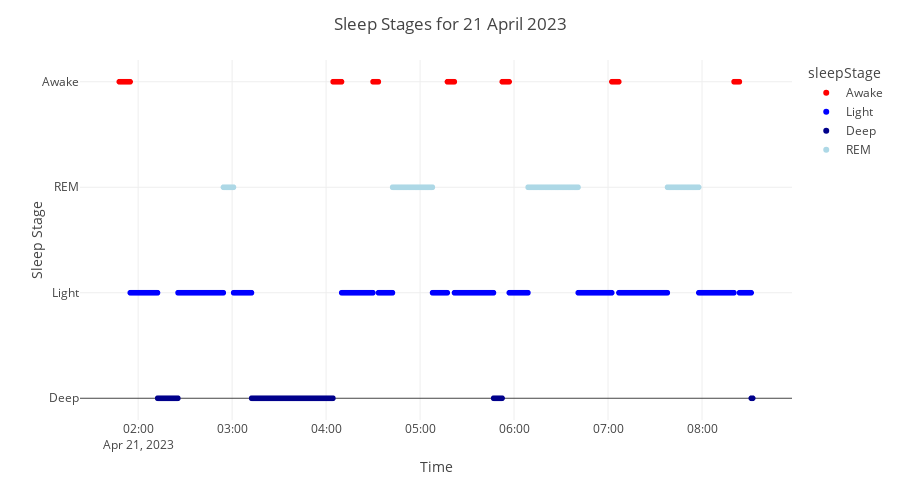

The notebook cell saved with this chart:
### Code cell
def get_sleep_start_end(dates):
    """ 
    Input:
        > dates <list>: Contains the dates for which we want to gather data.

    Returns a list of dictionaries, where each dictionary contains the sleep start and end time
    for the given date.
    """

    dTypes = ['sleep-startTime', 'sleep-endTime']
    sleepStartEnd_list = []
    for date in dates:
        sleepStartEnd = {}
        sleepStartEnd["date"] = date
        for dType in dTypes:

            query_result = load_data(dType=dType, date=date)
            query_sample_data = query_result[0]['data']
            
            sleepStartEnd[dType] = query_sample_data['value']
        
        sleepStartEnd_list.append(sleepStartEnd)

    return sleepStartEnd_list

def expand_time_series(query_result, step=10):
    """ 
    Inputs:
        - query_result: The result of querying the MongoDB to get the data we want.
        - step <int>: 
    Since the query_result contains information in the form 
    (<time the sleep level was entered>, <sleep level>, <duration in the sleep level (sec)>)
    we use this information to get a proper time series of the form (<dateTime>, <sleep level>).
    The expansion takes place so that for each stage, we add a point every step seconds.
    """

    # Construct sleep level time series
    sleepLevelTimeSeries = []
    for doc in query_result:
        docData = doc['data']
        # Sleep level
        level = docData['level']
        # Datetime when level was initially entered
        dateTime = docData['dateTime']
        # Total seconds spent in level
        totalSecInLevel = docData['value']
        # Create new point every sec seconds
        step = 10
        # Number of points that will be added in the time series
        nTimePeriods = int(totalSecInLevel/step) - 1

        # First element is zero so that the first value is the datetime when level
        # was initially entered (i.e. dateTime)
        timePeriods = [0] + [step]*(nTimePeriods)
        for sec in timePeriods:
            # print(f"sec: {sec}")
            dateTime += dt.timedelta(seconds = sec)
            # print(type(dateTime))
            dataPoint = (dateTime, level)
            sleepLevelTimeSeries.append(dataPoint)

    return sleepLevelTimeSeries


def create_sleep_level_ts_df(sleepLevelTimeSeries):
    """ 
    Creates a dataframe from the sleep level time series.
    """
    # Create sleep level time series dataframe
    sleepLevelTimeSeries_df = pd.DataFrame(sleepLevelTimeSeries, columns=["dateTime", "sleepStage"])
    # Change level names
    new_level_names = {
        "wake": "Awake",
        "rem": "REM",
        "light": "Light",
        "deep": "Deep"
    }
    sleepLevelTimeSeries_df["sleepStage"] = sleepLevelTimeSeries_df["sleepStage"].apply(lambda x: new_level_names[x])
    # Define sleepStage as a categorical variable
    cat_dtype = pd.CategoricalDtype(
        categories=['Deep', 'Light', 'REM', 'Awake'], ordered=True)
    sleepLevelTimeSeries_df['sleepStage'] = sleepLevelTimeSeries_df['sleepStage'].astype(cat_dtype)
    # Create numeric column for sleep stages for plotting
    sleepLevelTimeSeries_df['sleepStageNum'] = sleepLevelTimeSeries_df['sleepStage'].cat.codes

    return sleepLevelTimeSeries_df


def plot_sleep_level_time_series(sleepLevelTimeSeries_df):

    colors = {'Awake': 'red', 'REM': 'lightblue', 'Light': 'blue', 'Deep': 'darkblue'}

    fig = px.scatter(sleepLevelTimeSeries_df, x="dateTime", y="sleepStageNum",
                    color="sleepStage", color_discrete_map=colors)

    # Sleep date
    date = sleepLevelTimeSeries_df['dateTime'].iloc[0].strftime("%d %B %Y")

    fig.update_layout(
        title=f'Sleep Stages for {date}',
        xaxis=dict(title='Time'),
        yaxis=dict(title='Sleep Stage',
                tickmode='array',
                tickvals=[0, 1, 2, 3],
                ticktext=['Deep', 'Light', 'REM', 'Awake']),
        plot_bgcolor='white',
        height=500
    )


    fig.show()


def get_sleep_level_timeseries_data(sleepStartEnd_list):
    """
    Input:
        - sleepStartEnd_list <list>: List of dictionaries each containing three keys 
                                     (date, sleep-startTime, sleep-endTime).
    
    Returns for each element of the input list the time series of sleep levels. First,
    the MongoDB is queried to get the relevant data. The data we get from Mongo contain
    the information as (<time the sleep level was entered>, <sleep level>, 
    <duration in the sleep level (sec)>). For this reason, we then expand the time series
    with the expand_time_series() function.
    """
    
    dType = 'sleepLevelsData-data'
    # For each dictionary in sleepStartEnd_list (i.e. for each date)
    for sleepStartEnd in sleepStartEnd_list:
        # Create the query that will give us the time series data
        sleepStartTime = sleepStartEnd['sleep-startTime']
        sleepEndTime = sleepStartEnd['sleep-endTime']
        query = {
            'type': dType,
            'data.dateTime': {
                '$gte': sleepStartTime,
                '$lte': sleepEndTime
            }
        }

        # Get time series with time spent in each sleep level
        query_result = fitbitCollection.find(query)
        
        # Expand the time series
        sleepLevelTimeSeries = expand_time_series(query_result, step=10)
        # Create dataframe for expanded time serires
        sleepLevelTimeSeries_df = create_sleep_level_ts_df(sleepLevelTimeSeries)

        # Plot the timeseries
        plot_sleep_level_time_series(sleepLevelTimeSeries_df)
        

date = testDate
dates = [date]
sleepStartEnd_list = get_sleep_start_end(dates)
sleepStartEnd_list
get_sleep_level_timeseries_data(sleepStartEnd_list)

### Figure 1 — Plotly figure (JSON) as saved in the notebook; plotly's stock layout.template omitted (floating-point values rounded to 4 significant figures; data arrays with more than 128 entries replaced by an {"elided": "..."} marker saying what was removed)
{"data": [{"hovertemplate": "sleepStage=Awake<br>dateTime=%{x}<br>sleepStageNum=%{y}<extra></extra>", "legendgroup": "Awake", "marker": {"color": "red", "symbol": "circle"}, "mode": "markers", "name": "Awake", "showlegend": true, "type": "scattergl", "x": {"elided": "198 str values"}, "xaxis": "x", "y": {"elided": "198 int values"}, "yaxis": "y"}, {"hovertemplate": "sleepStage=Light<br>dateTime=%{x}<br>sleepStageNum=%{y}<extra></extra>", "legendgroup": "Light", "marker": {"color": "blue", "symbol": "circle"}, "mode": "markers", "name": "Light", "showlegend": true, "type": "scattergl", "x": {"elided": "1296 str values"}, "xaxis": "x", "y": {"elided": "1296 int values"}, "yaxis": "y"}, {"hovertemplate": "sleepStage=Deep<br>dateTime=%{x}<br>sleepStageNum=%{y}<extra></extra>", "legendgroup": "Deep", "marker": {"color": "darkblue", "symbol": "circle"}, "mode": "markers", "name": "Deep", "showlegend": true, "type": "scattergl", "x": {"elided": "429 str values"}, "xaxis": "x", "y": {"elided": "429 int values"}, "yaxis": "y"}, {"hovertemplate": "sleepStage=REM<br>dateTime=%{x}<br>sleepStageNum=%{y}<extra></extra>", "legendgroup": "REM", "marker": {"color": "lightblue", "symbol": "circle"}, "mode": "markers", "name": "REM", "showlegend": true, "type": "scattergl", "x": {"elided": "504 str values"}, "xaxis": "x", "y": {"elided": "504 int values"}, "yaxis": "y"}], "layout": {"height": 500, "legend": {"title": {"text": "sleepStage"}, "tracegroupgap": 0}, "margin": {"t": 60}, "plot_bgcolor": "white", "title": {"text": "Sleep Stages for 21 April 2023"}, "xaxis": {"anchor": "y", "domain": [0, 1], "title": {"text": "Time"}}, "yaxis": {"anchor": "x", "domain": [0, 1], "tickmode": "array", "ticktext": ["Deep", "Light", "REM", "Awake"], "tickvals": [0, 1, 2, 3], "title": {"text": "Sleep Stage"}}}}
